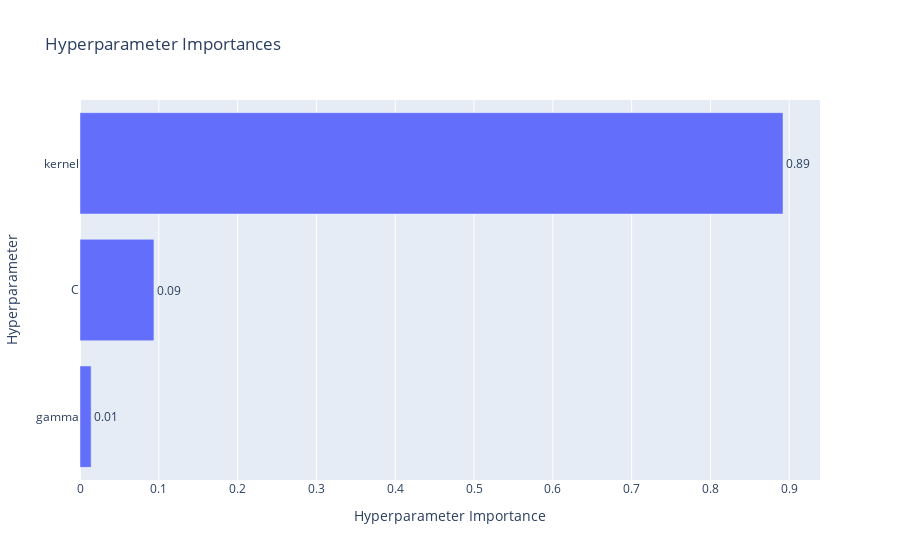

Write notebook code for a chart like this one.
### Code cell
visualizations['param_importances']

### Figure 1 — Plotly figure (JSON) as saved in the notebook; plotly's stock layout.template omitted (floating-point values rounded to 4 significant figures)
{"data": [{"cliponaxis": false, "hovertemplate": ["gamma (CategoricalDistribution): 0.014126101013832456<extra></extra>", "C (FloatDistribution): 0.0938201800079359<extra></extra>", "kernel (CategoricalDistribution): 0.8920537189782316<extra></extra>"], "name": "Objective Value", "orientation": "h", "text": ["0.01", "0.09", "0.89"], "textposition": "outside", "type": "bar", "x": [0.01413, 0.09382, 0.8921], "y": ["gamma", "C", "kernel"]}], "layout": {"title": {"text": "Hyperparameter Importances"}, "xaxis": {"title": {"text": "Hyperparameter Importance"}}, "yaxis": {"title": {"text": "Hyperparameter"}}}}
